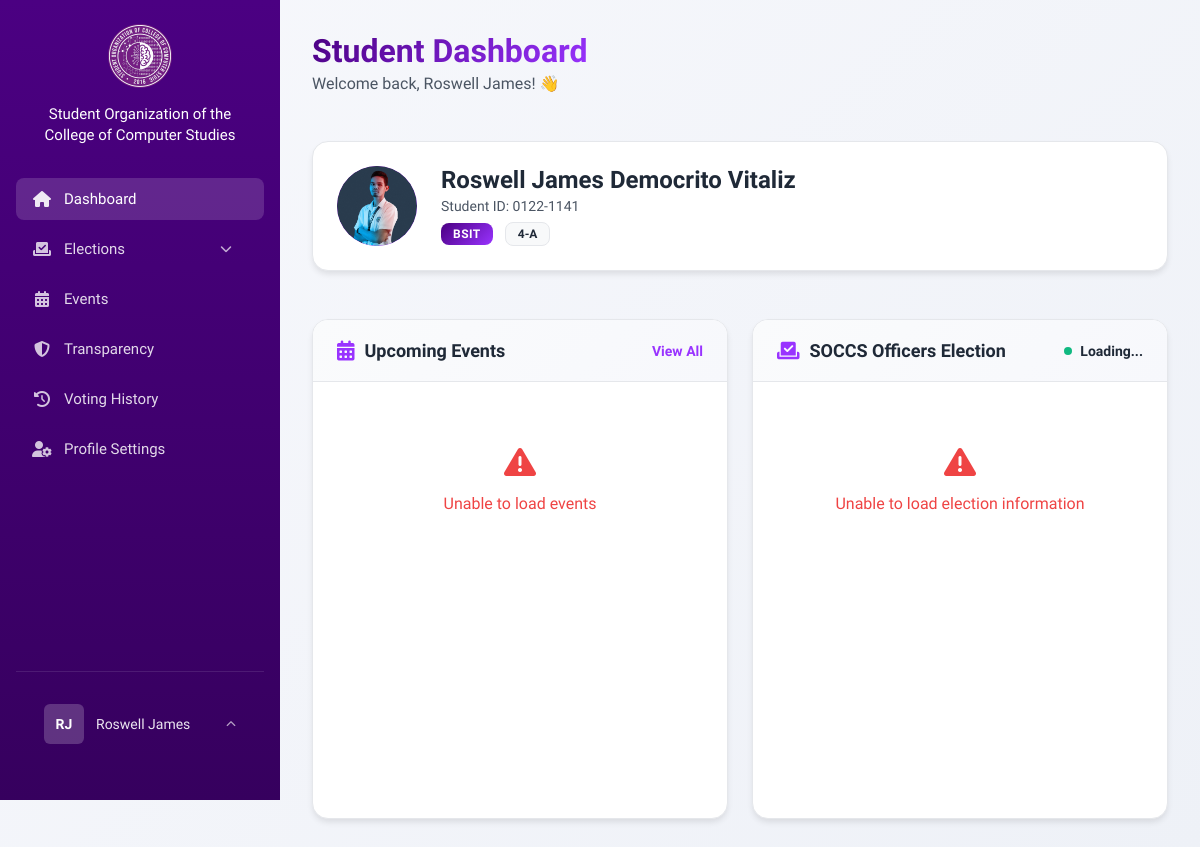
/pages/student-dashboard.php (signed in), run on the app's committed database.
### tables this page shows
CREATE TABLE `students` (
  `id` varchar(20) NOT NULL,
  `first_name` varchar(100) NOT NULL,
  `middle_name` varchar(100) DEFAULT NULL,
  `last_name` varchar(100) NOT NULL,
  `email` varchar(255) NOT NULL,
  `password` varchar(255) NOT NULL,
  `year_level` int(1) NOT NULL,
  `section` varchar(1) NOT NULL,
  `course` varchar(10) NOT NULL DEFAULT 'BSIT',
  `gender` enum('male','female','other') NOT NULL,
  `profile_image` varchar(255) DEFAULT NULL COMMENT 'Path to student profile image',
  `receipt_file` varchar(255) DEFAULT NULL,
  `payment_status` enum('paid','unpaid') DEFAULT 'unpaid',
  `is_archived` tinyint(1) DEFAULT 0,
  `archived_at` timestamp NULL DEFAULT NULL,
  `archived_by` varchar(255) DEFAULT NULL,
  `restored_at` timestamp NULL DEFAULT NULL,
  `restored_by` varchar(255) DEFAULT NULL,
  `is_active` tinyint(1) DEFAULT 1,
  `created_at` timestamp NOT NULL DEFAULT current_timestamp(),
  `updated_at` timestamp NOT NULL DEFAULT current_timestamp() ON UPDATE current_timestamp(),
  `membership_fee_status` enum('unpaid','paid') DEFAULT 'unpaid',
  `membership_fee_receipt` varchar(255) DEFAULT NULL,
  `membership_control_number` varchar(10) DEFAULT NULL COMMENT 'Sequential control number for membership fee payment (e.g., 001, 002, 003)',
  `membership_processed_by` varchar(255) DEFAULT NULL COMMENT 'Name of admin who processed the payment',
  `membership_fee_paid_at` timestamp NULL DEFAULT NULL,
  `academic_year` varchar(20) DEFAULT NULL COMMENT 'Academic Year extracted from COR (e.g., 2025-2026)',
  `semester` varchar(50) DEFAULT NULL COMMENT 'Semester extracted from COR (e.g., First (1st) Semester, Second (2nd) Semester)',
  `date_of_birth` date DEFAULT NULL COMMENT 'Date of Birth (manually entered)',
  `phone_number` varchar(20) DEFAULT NULL COMMENT 'Phone Number (manually entered)',
  `address` text DEFAULT NULL COMMENT 'Address (manually entered)'
);

### pages/student-dashboard.php (the view, shortened to what this page needs)
<?php
try {
    $database = new Database();
    $conn = $database->getConnection();
    $studentId = $_SESSION['student']['id'];
    $query = "SELECT * FROM students WHERE id = ? AND is_active = 1";
    $stmt = $conn->prepare($query);
    $stmt->execute([$studentId]);
} catch (Exception $e) {
    error_log('Dashboard load error: ' . $e->getMessage());
    $student = $_SESSION['student'];
    $student['profileImage'] = null;
}
?>
<?php include('../components/student-sidebar.php'); ?>
<!DOCTYPE html>
<html lang="en">
<head>
  <link rel="stylesheet" href="../assets/css/sidebar.css">
  <link rel="stylesheet" href="../assets/css/student-mobile-first.css">
  <link rel="stylesheet" href="../assets/css/student-dashboard.css">
  <link href="https://cdnjs.cloudflare.com/ajax/libs/font-awesome/6.5.0/css/all.min.css" rel="stylesheet">
</head>
<body>
  <div class="main-content">
    <div class="dashboard-wrapper">
      <div class="dashboard-header">
        <div class="header-left">
          <h1 class="page-title">Student Dashboard</h1>
           <p class="welcome-text">Welcome back, <?= htmlspecialchars($student['firstName']) ?>! 👋</p>
        </div>
      </div>
      <div class="profile-overview">
        <div class="profile-card">
          <div class="profile-avatar">
            <?php if (!empty($student['profileImage']) && file_exists('../' . $student['profileImage'])): ?>
              <img src="../<?= htmlspecialchars($student['profileImage']) ?>" alt="Profile" class="profile-avatar-image">
            <?php else: ?>
              <i class="fas fa-user-graduate"></i>
            <?php endif; ?>
          </div>
          <div class="profile-info">
            <h3><?= htmlspecialchars($student['firstName'] . ' ' . $student['middleName'] . ' ' . $student['lastName']) ?></h3>
            <p class="student-id">Student ID: <?= htmlspecialchars($student['id']) ?></p>
            <div class="academic-info">
              <span class="course-badge"><?= htmlspecialchars($student['course']) ?></span>
              <span class="year-section"><?= htmlspecialchars($student['yearLevel']) ?>-<?= htmlspecialchars($student['section']) ?></span>
            </div>
          </div>
        </div>
      </div>
      <div class="dashboard-grid">
        <div class="card events-card">
          <div class="card-header">
            <h3><i class="fas fa-calendar-alt"></i> Upcoming Events</h3>
            <button class="btn-link" onclick="viewAllEvents()">View All</button>
          </div>
          <div class="card-content">
            <div class="events-list" id="upcomingEventsList">
            </div>
          </div>
        </div>
        <div class="card elections-card" id="electionCard">
          <div class="card-header">
            <h3><i class="fas fa-vote-yea"></i> SOCCS Officers Election</h3>
            <div class="election-status" id="electionStatusBadge">
              <span class="status-dot"></span>
              <span id="statusText">Loading...</span>
            </div>
          </div>
          <div class="card-content" id="electionContent">
          </div>
        </div>
      </div>
    </div>
  </div>
</body>
</html>

### components/student-sidebar.php (shortened to what this page needs)
<?php $currentPage = basename($_SERVER['PHP_SELF']); ?>
<link rel="stylesheet" href="../assets/css/sidebar.css">
<link rel="stylesheet" href="https://cdnjs.cloudflare.com/ajax/libs/font-awesome/6.5.0/css/all.min.css">
<div class="sidebar student-sidebar">
  <div class="sidebar-header">
    <img src="../assets/img/logo.png" alt="SOCCS Logo">
    <h1>Student Organization of the<br>College of Computer Studies</h1>
  </div>
  <ul class="nav-links">
    <li><a href="../pages/student-dashboard.php" class="<?= $currentPage == 'student-dashboard.php' ? 'active' : '' ?>">
      <i class="fas fa-home"></i><span>Dashboard</span>
    </a></li>
    <li class="dropdown">
      <a href="javascript:void(0);" class="dropdown-toggle <?= ($currentPage == 'student-voting.php' || $currentPage == 'student-results.php') ? 'active' : '' ?>">
        <i class="fas fa-vote-yea"></i>
        <span>Elections</span>
        <i class="fas fa-chevron-down dropdown-icon"></i>
      </a>
    </li>
    <li><a href="../pages/student-events.php" class="<?= $currentPage == 'student-events.php' ? 'active' : '' ?>">
      <i class="fas fa-calendar-alt"></i><span>Events</span>
    </a></li>
    <li><a href="../pages/student-transparency.php" class="<?= $currentPage == 'student-transparency.php' ? 'active' : '' ?>">
      <i class="fas fa-shield-alt"></i><span>Transparency</span>
    </a></li>
    <li><a href="../pages/student-voting-history.php" class="<?= $currentPage == 'student-voting-history.php' ? 'active' : '' ?>">
      <i class="fas fa-history"></i><span>Voting History</span>
    </a></li>
    <li><a href="../pages/student-profile.php" class="<?= $currentPage == 'student-profile.php' ? 'active' : '' ?>">
      <i class="fas fa-user-cog"></i><span>Profile Settings</span>
    </a></li>
  </ul>
  <div class="sidebar-footer">
    <div class="user-dropdown">
      <?php
      $student = $_SESSION['student'] ?? [];
      $firstName = $student['firstName'] ?? '';
      $displayName = !empty($firstName) ? $firstName : 'Student User';
      $initials = 'SU';
      if (!empty($firstName)) {
        $firstNameParts = explode(' ', trim($firstName));
        if (count($firstNameParts) >= 2) {
          $initials = strtoupper(substr($firstNameParts[0], 0, 1) . substr($firstNameParts[1], 0, 1));
        } else {
          $initials = strtoupper(substr($firstName, 0, 2));
        }
      }
      ?>
      <div class="user-dropdown-toggle">
        <div class="user-avatar">
          <span><?= htmlspecialchars($initials) ?></span>
        </div>
        <span class="user-name"><?= htmlspecialchars($displayName) ?></span>
        <i class="fas fa-chevron-up dropdown-chevron"></i>
      </div>
    </div>
  </div>
</div>

### assets/css/sidebar.css (style rules this page uses)
.sidebar { width: 280px; height: 100vh; background: linear-gradient(to bottom, #4B0082, #36005e); color: white; padding: 24px 16px; position: fixed; top: 0; left: 0; display: flex; flex-direction: column; z-index: 10; box-sizing: border-box; }
.student-sidebar { transform: translateX(-100%) !important; transition: transform 0.3s ease-out !important; }
.sidebar-header { text-align: center; margin-bottom: 32px; }
.sidebar-header img { width: 64px; margin-bottom: 16px; }
.sidebar-header h1 { font-size: 15px; font-weight: 500; color: white; line-height: 1.4; margin: 0; }
.nav-links { list-style: none; padding: 0; margin: 0; display: flex; flex-direction: column; gap: 8px; }
.nav-links li { width: 100%; }
.nav-links a { display: flex; align-items: center; color: rgba(255, 255, 255, 0.85); text-decoration: none; font-size: 15px; padding: 12px 16px; border-radius: 8px; transition: all 0.2s ease; width: 100%; box-sizing: border-box; }
.nav-links a span { flex: 1; }
.nav-links a.active { background: rgba(255, 255, 255, 0.15); color: white; }
.nav-links i { font-size: 16px; margin-right: 12px; width: 20px; text-align: center; opacity: 0.9; }
.dropdown-toggle { display: flex; align-items: center; width: 100%; cursor: pointer; padding-right: 12px; box-sizing: border-box; }
.dropdown-toggle span { flex: 1; }
.dropdown-toggle .dropdown-icon { font-size: 12px; transition: transform 0.2s ease; opacity: 0.8; margin-left: auto; }
.sidebar-footer { margin-top: auto; padding: 20px 16px; border-top: 1px solid rgba(255, 255, 255, 0.1); }
.user-dropdown { position: relative; width: 100%; }
.user-dropdown-toggle { display: flex; align-items: center; gap: 12px; padding: 12px; border-radius: 8px; cursor: pointer; transition: all 0.2s ease; color: rgba(255, 255, 255, 0.9); }
.sidebar-footer .user-avatar, .user-dropdown .user-avatar { width: 40px; height: 40px; border-radius: 6px !important; background: rgba(255, 255, 255, 0.2); display: flex; align-items: center; justify-content: center; flex-shrink: 0; font-weight: 600; font-size: 14px; color: white; }
.user-name { flex: 1; font-size: 14px; font-weight: 500; white-space: nowrap; }
.dropdown-chevron { font-size: 10px; opacity: 0.7; transition: transform 0.2s ease; flex-shrink: 0; }
@media (min-width: 769px) { html body .main-content, body .main-content, .main-content { margin-left: 280px !important; width: calc(100% - 280px) !important; position: relative !important; min-height: 100vh; box-sizing: border-box; overflow-x: hidden; } }

### assets/css/student-mobile-first.css (style rules this page uses)
.sidebar, .student-sidebar { opacity: 0; visibility: hidden; transition: none !important; }
@media (min-width: 769px) { .sidebar, .student-sidebar { transform: translateX(0) !important; position: fixed !important; left: 0 !important; width: 280px !important; height: 100vh !important; z-index: 999 !important; overflow-y: auto !important; opacity: 1 !important; visibility: visible !important; transition: none !important; } }
@media (min-width: 769px) { .main-content { margin-left: 280px !important; width: calc(100% - 280px) !important; padding: 32px !important; min-height: 100vh; position: relative; z-index: 1; } }

### data on the page
students: first_name "RJ", first_name "Roswell James", profile_image (picture), first_name+middle_name+last_name "Roswell James Democrito Vitaliz", id "0122-1141", course "BSIT", year_level "4", section "A"
